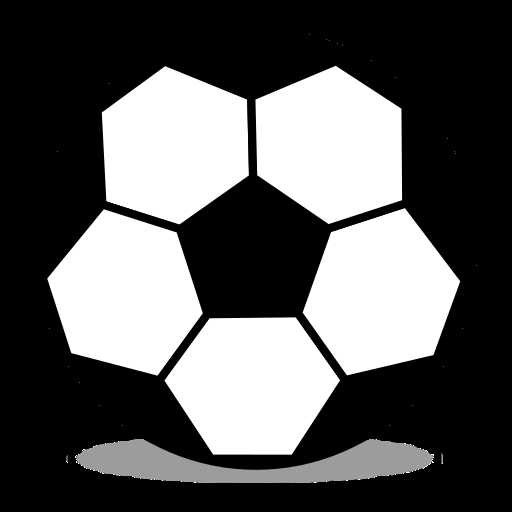
#> input picture src/simulator/resources/soccer_ball.png, 512 x 512 px, given in place of the camera
$ python track_foos_ball.py
#> lines starting #> are read from the running program, lines starting #| are printed output that depends on the picture; after the words box and inside, x2 and y2 are one past the last pixel; in counts of white or black regions, pixels touching at a corner belong together
#!/usr/bin/env python

# import the necessary packages
from collections import deque
from imutils.video import VideoStream
import numpy as np
import argparse
import cv2

import imutils
import time

# construct the argument parse and parse the arguments
ap = argparse.ArgumentParser()
ap.add_argument("-v", "--video", help="path to the (optional) video file")
ap.add_argument("-b", "--buffer", type=int, default=32, help="max buffer size")
args = vars(ap.parse_args())


##NOTE TO SELF: change the color here to white or whatever
# define the lower and upper boundaries of the "green"
# ball in the HSV color space

whiteLower = (0, 0, 250)
whiteUpper = (255, 255, 255)

# initialize the list of tracked points, the frame counter,
# and the coordinate deltas
pts = deque(maxlen=args["buffer"])
counter = 0
(dX, dY) = (0, 0)
direction = ""

# if a video path was not supplied, grab the reference
# to the webcam
if not args.get("video", False):
	vs = VideoStream(src=0).start()

# otherwise, grab a reference to the video file
else:
	vs = cv2.VideoCapture(args["video"])

# allow the camera or video file to warm up
time.sleep(2.0)


# keep looping
while True:
	# grab the current frame
	frame = vs.read()
#> frame is the input picture: shape (512, 512, 3); mean B, G, R 91, 91, 91

	# handle the frame from VideoCapture or VideoStream
	frame = frame[1] if args.get("video", False) else frame

	# if we are viewing a video and we did not grab a frame,
	# then we have reached the end of the video
	if frame is None:
		break

	# resize the frame, blur it, and convert it to the HSV
	# color space
	frame = imutils.resize(frame, width=600)
#> frame: shape (600, 600, 3)
	blurred = cv2.GaussianBlur(frame, (11, 11), 0)
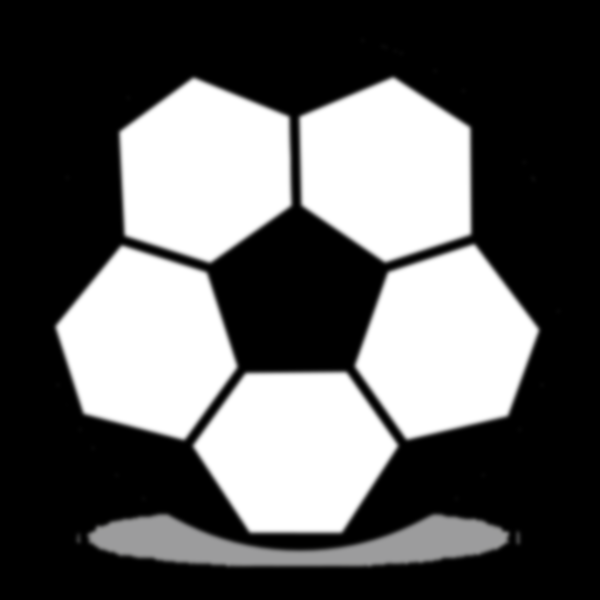
#> blurred: shape (600, 600, 3); mean B, G, R 91, 91, 91
	hsv = cv2.cvtColor(blurred, cv2.COLOR_BGR2HSV)
#> hsv: shape (600, 600, 3); mean H, S, V 3.5, 0.1, 91


    ##NOSTE TO SELF: Change the Mask Here to White for a foosball
	# construct a mask for the color "green", then perform
	# a series of dilations and erosions to remove any small
	# blobs left in the mask
	mask = cv2.inRange(hsv, whiteLower, whiteUpper)
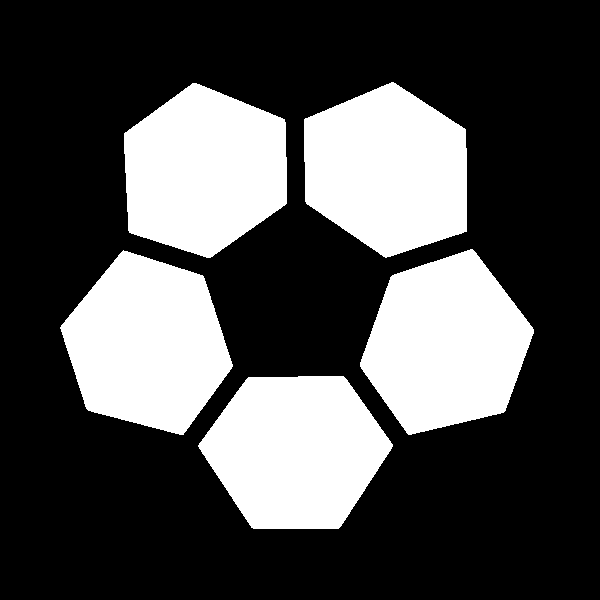
#> mask: shape (600, 600); 30.4% white; 5 white regions, box (x1, y1, x2, y2) and area: (360, 249, 534, 435) 22140, (198, 376, 393, 529) 21921, (304, 82, 467, 258) 21883, (60, 250, 233, 435) 21862, (124, 83, 287, 258) 21678
	mask = cv2.erode(mask, None, iterations=2)
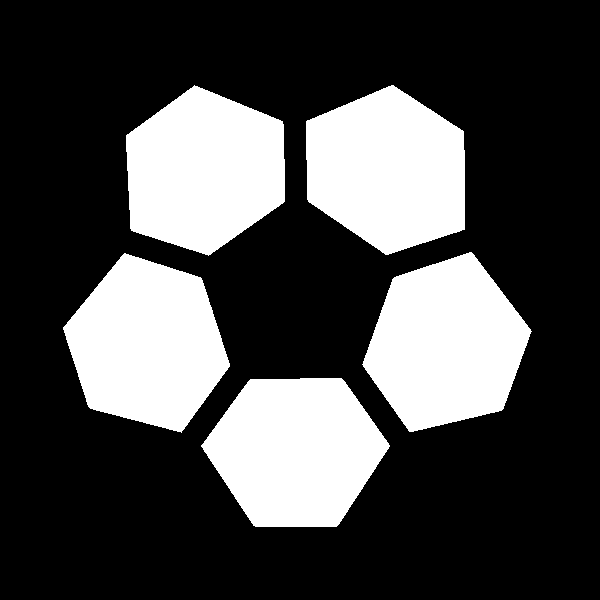
#> mask: shape (600, 600); 28.5% white; 5 white regions, box (x1, y1, x2, y2) and area: (362, 252, 532, 432) 20717, (201, 378, 390, 527) 20548, (306, 85, 465, 255) 20546, (63, 253, 230, 433) 20452, (126, 85, 285, 256) 20342
	mask = cv2.dilate(mask, None, iterations=2)
#> mask: shape (600, 600); 30.4% white; 5 white regions

	# find contours in the mask and initialize the current
	# (x, y) center of the ball
	cnts = cv2.findContours(mask.copy(), cv2.RETR_EXTERNAL,
		cv2.CHAIN_APPROX_SIMPLE)
#> cnts = 5 contours; box (x1, y1, x2, y2) and area: (360, 250, 534, 434) 21884, (199, 376, 392, 529) 21673, (304, 83, 467, 257) 21624, (61, 251, 232, 435) 21608, (124, 83, 287, 258) 21427
	cnts = imutils.grab_contours(cnts)
	center = None

	# only proceed if at least one contour was found
	if len(cnts) > 0:
		# find the largest contour in the mask, then use
		# it to compute the minimum enclosing circle and
		# centroid
		c = max(cnts, key=cv2.contourArea)
#> c = contour of 294 points, box (x1, y1, x2, y2) (360, 250, 534, 434), area 21884
		((x, y), radius) = cv2.minEnclosingCircle(c)
#> x = 440; y = 341.5; radius = 97.27
		M = cv2.moments(c)
#> M = moments, m00 21883.5, centre m10/m00, m01/m00 = (445.7, 344.1)
		center = (int(M["m10"] / M["m00"]), int(M["m01"] / M["m00"]))
#> center = (445, 344)

		##NOTE TO SELF:make this redius appropriate size for a foosball
		if radius > 5:
			# draw the circle and centroid on the frame,
			# then update the list of tracked points
			cv2.circle(frame, (int(x), int(y)), int(radius),
				(0, 255, 255), 2)
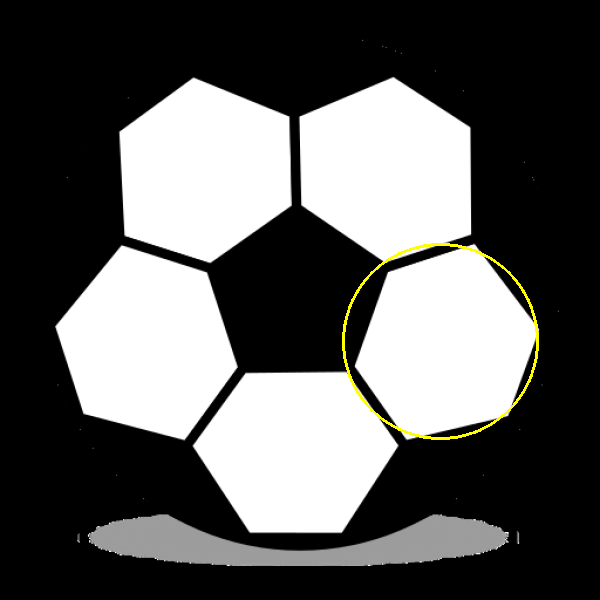
#> frame: shape (600, 600, 3); mean B, G, R 90.7, 91.9, 91.9
			cv2.circle(frame, center, 5, (0, 0, 255), -1)
#> frame: shape (600, 600, 3); 0.02% of pixels changed, all inside (x1, y1, x2, y2) = (440, 339, 451, 350)
			pts.appendleft(center)


    	# loop over the set of tracked points
	for i in np.arange(1, len(pts)):
		# if either of the tracked points are None, ignore
		# them
		if pts[i - 1] is None or pts[i] is None:
			continue

		# check to see if enough points have been accumulated in
		# the buffer
		if counter >= 10 and i == 1 and pts[-10] is not None:
			# compute the difference between the x and y
			# coordinates and re-initialize the direction
			# text variables
			dX = pts[-10][0] - pts[i][0]
			dY = pts[-10][1] - pts[i][1]
			(dirX, dirY) = ("", "")

			# ensure there is significant movement in the
			# x-direction
			if np.abs(dX) > 20:
				dirX = "East" if np.sign(dX) == 1 else "West"

			# ensure there is significant movement in the
			# y-direction
			if np.abs(dY) > 20:
				dirY = "North" if np.sign(dY) == 1 else "South"

			# handle when both directions are non-empty
			if dirX != "" and dirY != "":
				direction = "{}-{}".format(dirY, dirX)

			# otherwise, only one direction is non-empty
			else:
				direction = dirX if dirX != "" else dirY

					# otherwise, compute the thickness of the line and
			# draw the connecting lines
			thickness = int(np.sqrt(args["buffer"] / float(i + 1)) * 2.5)
			cv2.line(frame, pts[i - 1], pts[i], (0, 0, 255), thickness)


	# show the movement deltas and the direction of movement on
	# the frame
	cv2.putText(frame, direction, (10, 30), cv2.FONT_HERSHEY_SIMPLEX,
		0.65, (0, 0, 255), 3)
	cv2.putText(frame, "dx: {}, dy: {}".format(dX, dY),
		(10, frame.shape[0] - 10), cv2.FONT_HERSHEY_SIMPLEX,
		0.35, (0, 0, 255), 1)
#> frame: shape (600, 600, 3); mean B, G, R 90.6, 91.8, 91.9

	# show the frame to our screen and increment the frame counter
	cv2.imshow("Frame", frame)
	key = cv2.waitKey(1) & 0xFF
#> (key q is pressed here)
	counter += 1

	# if the 'q' key is pressed, stop the loop
	if key == ord("q"):
		break

# if we are not using a video file, stop the camera video stream
if not args.get("video", False):
	vs.stop()


# otherwise, release the camera
else:
	vs.release()

# close all windows
cv2.destroyAllWindows()
